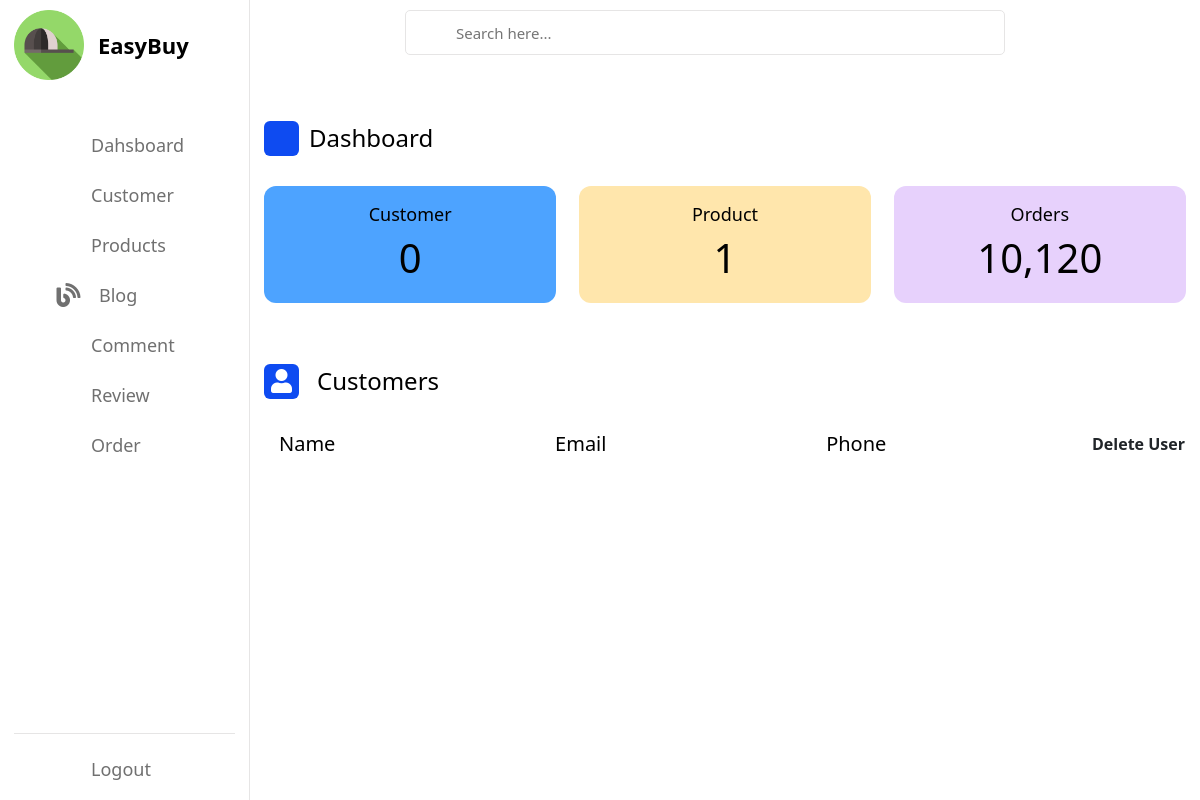
The page /home/view-customer on the database as committed earlier.
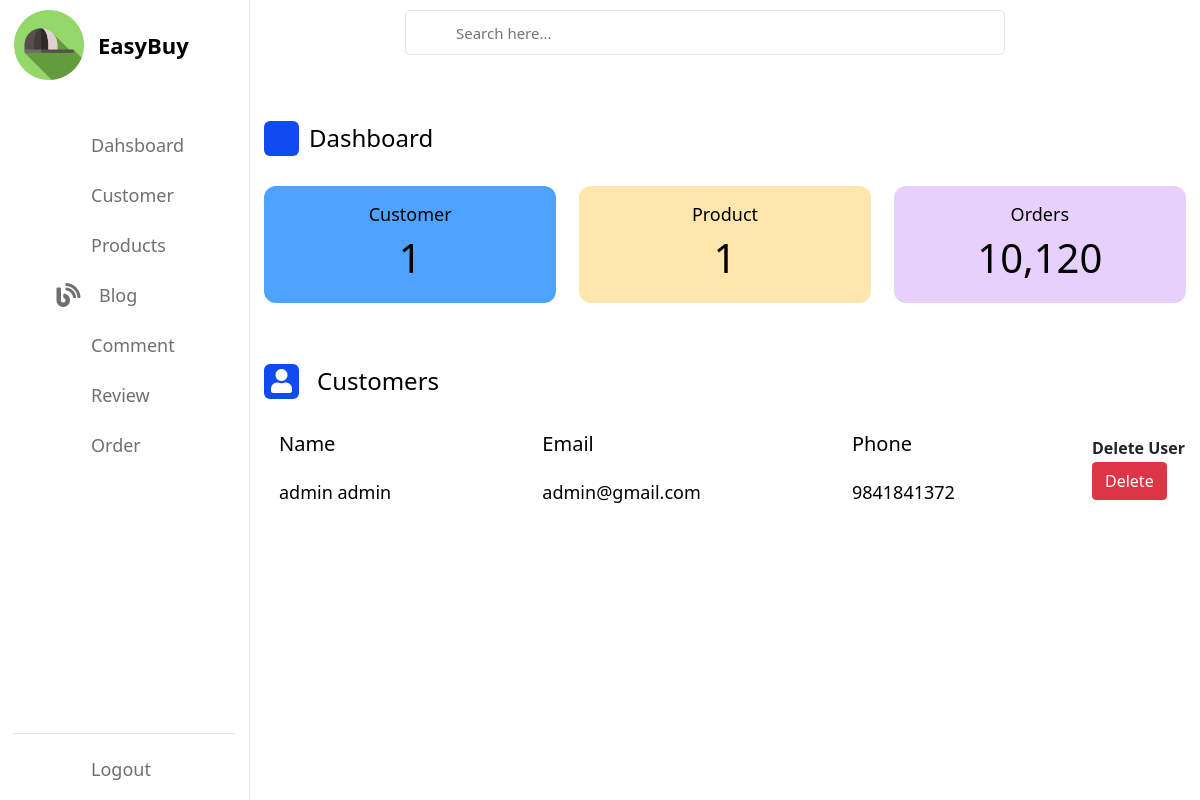
The same page on the database as committed later.
### Home/models.py (models this page shows, shortened)
class Customer(models.Model):
    id=models.AutoField(auto_created=True,primary_key=True)
    user = models.OneToOneField(User,null=True, on_delete=models.CASCADE)
    first_name = models.CharField(max_length=50)
    last_name = models.CharField(max_length=50)
    phone = models.CharField(max_length=15)
    email = models.EmailField()
    password = models.CharField(max_length=500)

### Home/views.py (the view)
# urls.py: path('view-customer', views.view_customer, name='view-customer'),
def view_customer(request):
    User = get_user_model()
    user_data = Customer.objects.all()
    usercount = Customer.objects.all().count()
    productcount = Product.objects.all().count()
    data = {
        'usercount':usercount,
        'productcount':productcount,
        'Customer':user_data
    }
    return render(request,'admin/view_customer.html',data)

### templates/admin/view_customer.html (shortened to what this page needs)
{% extends 'admin/admindashboard.html' %}
{% block content %}
{% load static %}
<div class="activity">
    <div class="title">
        <i class="fas fa-user me-2">    </i>
        <span class="text">Customers</span>
    </div>
    <div class="activity-data">
        <div class="data names">
            <span class="data-title">Name</span>
            {% for c in Customer %}
            <span class="data-list">{{c.first_name}} {{c.last_name}}</span>
            {% endfor %}
        </div>
        <div class="data email">
            <span class="data-title">Email</span>
            {% for c in Customer %}
            <span class="data-list">{{c.email}}</span>
            {% endfor %}
        </div>
        <div class="data joined">
            <span class="data-title">Phone</span>
            {% for c in Customer %}
            <span class="data-list">{{c.phone}}</span>
            {% endfor %}
        </div>
        <table>
            <thead>
                <tr>
                    <th>Delete User</th>
                </tr>
            </thead>
            {% for c in Customer %}
            <tr>
                <td><a class="btn btn-danger btn-xs" href="/delete_customer/{{c.id}}">Delete</a></td>
            {% endfor %}
            </tr>
        </table>
    </div>
</div>
</div>
{%endblock content%}

Rows that differ between the two databases and show on the page:
added Customer: first_name "admin", last_name "admin", email "admin@gmail.com", phone "9841841372"
Other text that changed with them:
{{ usercount }}: "0" → "1"
